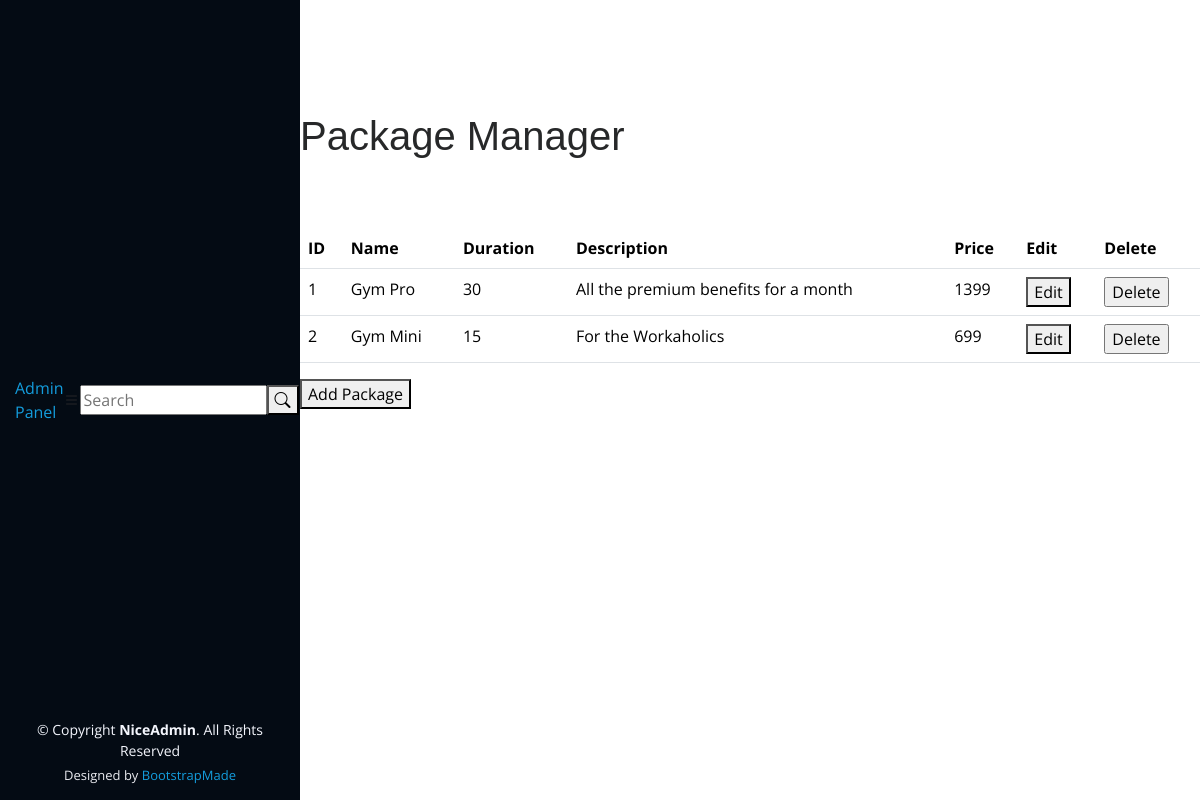
The app's page /admin/package (signed in), older data.
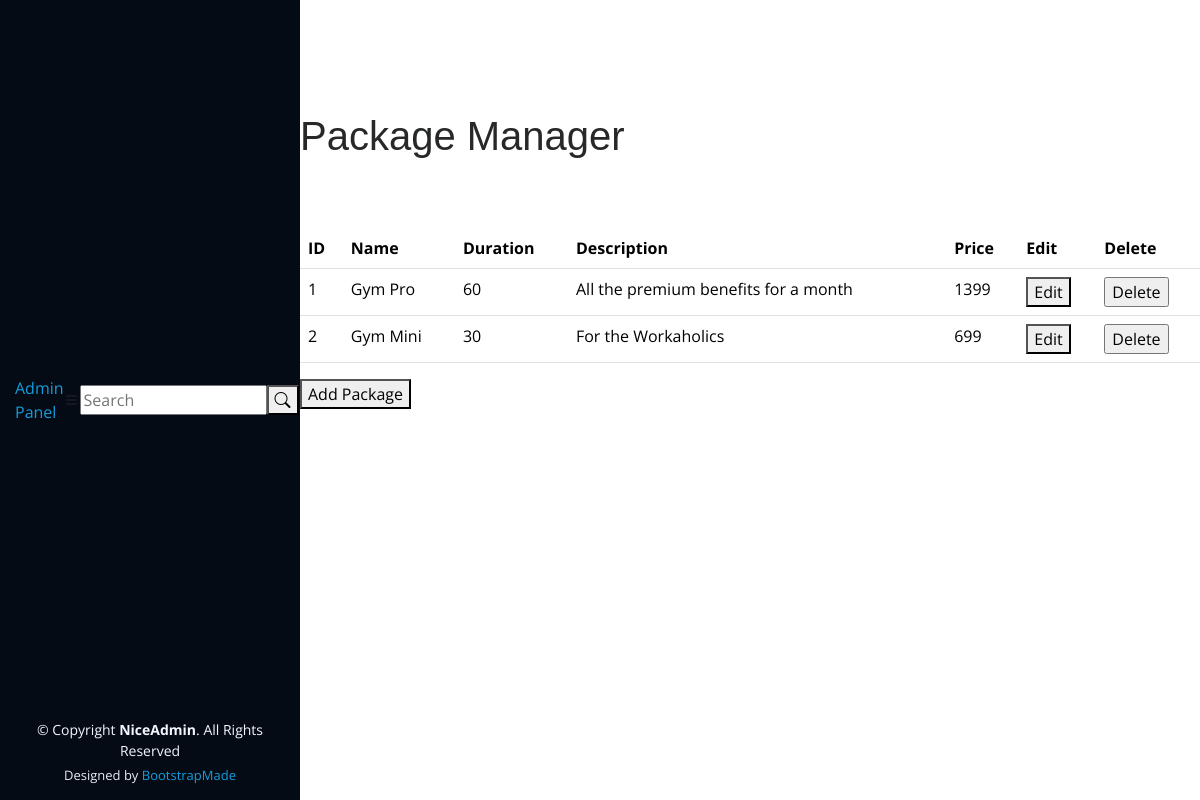
The same page, newer data.
### app.py (models this page shows, shortened)
class Package(db.Model):
    pkg_id = db.Column(db.Integer,primary_key=True,autoincrement=True)
    name = db.Column(db.String(20))
    duration = db.Column(db.Integer)
    description = db.Column(db.String(100))
    price = db.Column(db.Integer)

### app.py (the view)
@app.route("/admin/package")
def package_manager():
    admin = current_user
    if not isinstance(admin,Admin):
        return redirect(url_for('admin_login'))
    package_list = Package.query.all()
    return render_template('/admin/package.html',admin=admin,pkgs=package_list)

### app.py (called while the page is built)
@login_manager.user_loader
def load_user(user_id):
    admin = Admin.query.get(user_id)
    if admin is None:
        member = Members.query.get(user_id)
        if member is None:
            trainer = Trainers.query.get(user_id)
            return trainer  # Return the trainer user if found
        return member  # Return the regular member user if found
    return admin  # Return the admin user if found

### templates/admin/package.html (shortened to what this page needs)
{% extends "/admin/header.html" %}
{% block content %}
<div class="pagetitle">
  <h1>Package Manager</h1>
</div>
<section class="section dashboard">
  <div class="row">
    <div class="col">
      <table class="table">
        <thead>
          <tr>
            <th>ID</th>
            <th>Name</th>
            <th>Duration</th>
            <th>Description</th>
            <th>Price</th>
            <th>Edit</th>
            <th>Delete</th>
          </tr>
        </thead>
        <tbody>
          {% for pkg in pkgs %}
          <tr>
            <td id="pkgid">{{ pkg.pkg_id }}</td>
            <td>{{ pkg.name }}</td>
            <td>{{ pkg.duration }}</td>
            <td>{{ pkg.description }}</td>
            <td>{{ pkg.price }}</td>
            <td><button onclick="editpkg(pkgid)">Edit</button></td>
            <td>
              <form action="{{url_for('delete_package')}}" method="post">
                <input type="submit" value="Delete"
                  onclick="return confirm('Are you sure you want to delete this entry?');">
              </form>
            </td>
          </tr>
          {% endfor %}
        </tbody>
      </table>
    </div>
  </div>
  <div class="row">
    <div class="col-lg-4">
      <button id="addPackageButton">Add Package</button>
    </div>
  </div>
</section>
{% endblock %}

### templates/admin/header.html (shortened to what this page needs)
<!DOCTYPE html>
<html lang="en">
<head>
    <link href="/static/admin/assets/vendor/bootstrap/css/bootstrap.min.css" rel="stylesheet">
    <link href="/static/admin/assets/vendor/bootstrap-icons/bootstrap-icons.css" rel="stylesheet">
    <link href="/static/admin/assets/vendor/boxicons/css/boxicons.min.css" rel="stylesheet">
    <link href="/static/admin/assets/css/style.css" rel="stylesheet">
</head>
<body>
    <header id="header" class="header fixed-top d-flex align-items-center">
        <div class="d-flex align-items-center justify-content-between">
            <a href="{{url_for(('admin_panel'))}}" class="logo d-flex align-items-center">
                <span class="d-none d-lg-block">Admin Panel</span>
            </a>
            <i class="bi bi-list toggle-sidebar-btn"></i>
        </div>
        <div class="search-bar">
            <form class="search-form d-flex align-items-center" method="POST" action="#">
                <input type="text" name="query" placeholder="Search" title="Enter search keyword">
                <button type="submit" title="Search"><i class="bi bi-search"></i></button>
            </form>
        </div>
    </header>
    <aside id="sidebar" class="sidebar">
        <ul class="sidebar-nav" id="sidebar-nav">
            <li class="nav-item">
                <a class="nav-link " href="{{url_for('admin_panel')}}">
                    <span>Dashboard</span>
                </a>
            </li>
            <li class="nav-item">
                <a class="nav-link collapsed" data-bs-target="#components-nav" data-bs-toggle="collapse" href="#">
                    <span>Components</span>
                </a>
            </li>
            <li class="nav-heading">Pages</li>
            <li class="nav-item">
                <a class="nav-link collapsed" href="users-profile.html">
                    <span>Profile</span>
                </a>
            </li>
        </ul>
    </aside>
    <main id="main" class="main">
        {% block content %}{% endblock %}
    </main>
    <footer id="footer" class="footer">
        <div class="copyright">
            &copy; Copyright <strong><span>NiceAdmin</span></strong>. All Rights Reserved
        </div>
        <div class="credits">
            Designed by <a href="https://bootstrapmade.com/">BootstrapMade</a>
        </div>
    </footer>
</body>
</html>

### static/assets/css/style.css (style rules this page uses)
body { font-family: "Open Sans", sans-serif; color: #272829; }
a { color: #149ddd; text-decoration: none; }
h1, h2, h3, h4, h5, h6 { font-family: "Raleway", sans-serif; }
#header { position: fixed; top: 0; left: 0; bottom: 0; width: 300px; transition: all ease-in-out 0.5s; z-index: 9997; transition: all 0.5s; padding: 0 15px; background: #040b14; overflow-y: auto; }
#main { margin-left: 300px; }
section { padding: 60px 0; overflow: hidden; }
#footer { padding: 15px; color: #f4f6fd; font-size: 14px; position: fixed; left: 0; bottom: 0; width: 300px; z-index: 9999; background: #040b14; }
#footer .copyright { text-align: center; }
#footer .credits { padding-top: 5px; text-align: center; font-size: 13px; color: #eaebf0; }

Row changes from the older to the newer data that the page shows:
changed Package "Gym Pro": duration "30" → "60"
changed Package "Gym Mini": duration "15" → "30"
